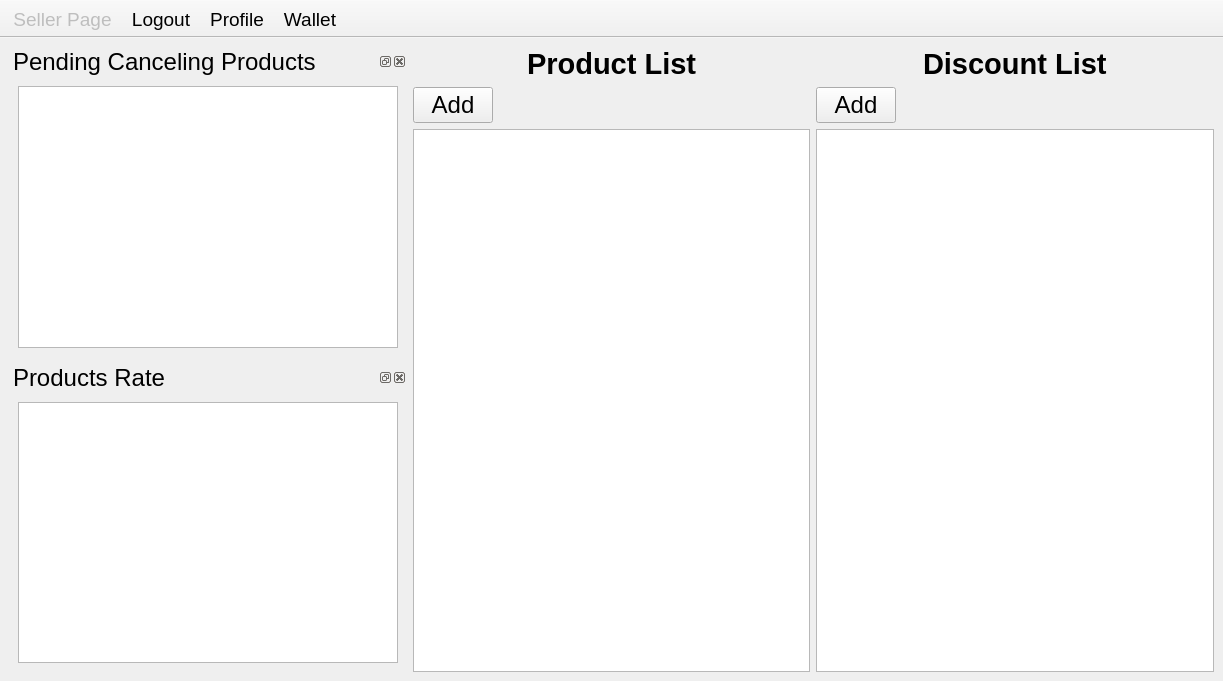
<?xml version="1.0" encoding="UTF-8"?>
<ui version="4.0">
 <class>Seller</class>
 <widget class="QMainWindow" name="Seller">
  <property name="geometry">
   <rect>
    <x>0</x>
    <y>0</y>
    <width>1223</width>
    <height>681</height>
   </rect>
  </property>
  <property name="windowTitle">
   <string>MainWindow</string>
  </property>
  <widget class="QWidget" name="centralwidget">
   <layout class="QHBoxLayout" name="horizontalLayout_7">
    <item>
     <layout class="QVBoxLayout" name="verticalLayout_4">
      <item>
       <widget class="QDockWidget" name="dockWidget_2">
        <property name="minimumSize">
         <size>
          <width>249</width>
          <height>297</height>
         </size>
        </property>
        <property name="font">
         <font>
          <pointsize>18</pointsize>
         </font>
        </property>
        <property name="windowTitle">
         <string>Pending Canceling Products</string>
        </property>
        <widget class="QWidget" name="pending_canceling_products_contents">
         <layout class="QVBoxLayout" name="verticalLayout_3">
          <item>
           <widget class="QTableView" name="cancel_tableView">
            <property name="sizeAdjustPolicy">
             <enum>QAbstractScrollArea::AdjustToContents</enum>
            </property>
           </widget>
          </item>
         </layout>
        </widget>
       </widget>
      </item>
      <item>
       <widget class="QDockWidget" name="dockWidget_4">
        <property name="minimumSize">
         <size>
          <width>227</width>
          <height>145</height>
         </size>
        </property>
        <property name="font">
         <font>
          <pointsize>18</pointsize>
         </font>
        </property>
        <property name="windowTitle">
         <string>Products Rate</string>
        </property>
        <widget class="QWidget" name="average_sellers_rate_contents">
         <layout class="QVBoxLayout" name="verticalLayout_5">
          <item>
           <widget class="QTableView" name="rate_tableView">
            <property name="sizeAdjustPolicy">
             <enum>QAbstractScrollArea::AdjustToContents</enum>
            </property>
           </widget>
          </item>
         </layout>
        </widget>
       </widget>
      </item>
     </layout>
    </item>
    <item>
     <layout class="QVBoxLayout" name="verticalLayout">
      <item>
       <layout class="QHBoxLayout" name="horizontalLayout_6">
        <property name="spacing">
         <number>0</number>
        </property>
        <item>
         <spacer name="horizontalSpacer_8">
          <property name="orientation">
           <enum>Qt::Horizontal</enum>
          </property>
          <property name="sizeHint" stdset="0">
           <size>
            <width>40</width>
            <height>20</height>
           </size>
          </property>
         </spacer>
        </item>
        <item>
         <widget class="QLabel" name="label_7">
          <property name="maximumSize">
           <size>
            <width>50</width>
            <height>50</height>
           </size>
          </property>
          <property name="text">
           <string/>
          </property>
          <property name="pixmap">
           <pixmap resource="qdarkstyle/style.qrc">:/images/product.png</pixmap>
          </property>
          <property name="scaledContents">
           <bool>true</bool>
          </property>
         </widget>
        </item>
        <item>
         <widget class="QLabel" name="label_3">
          <property name="font">
           <font>
            <pointsize>22</pointsize>
            <weight>75</weight>
            <bold>true</bold>
           </font>
          </property>
          <property name="text">
           <string>Product List</string>
          </property>
         </widget>
        </item>
        <item>
         <widget class="QLabel" name="label_8">
          <property name="maximumSize">
           <size>
            <width>50</width>
            <height>50</height>
           </size>
          </property>
          <property name="text">
           <string/>
          </property>
          <property name="pixmap">
           <pixmap resource="qdarkstyle/style.qrc">:/images/product.png</pixmap>
          </property>
          <property name="scaledContents">
           <bool>true</bool>
          </property>
         </widget>
        </item>
        <item>
         <spacer name="horizontalSpacer_9">
          <property name="orientation">
           <enum>Qt::Horizontal</enum>
          </property>
          <property name="sizeHint" stdset="0">
           <size>
            <width>40</width>
            <height>20</height>
           </size>
          </property>
         </spacer>
        </item>
       </layout>
      </item>
      <item>
       <layout class="QHBoxLayout" name="horizontalLayout_5">
        <item>
         <widget class="QPushButton" name="pushButton_5">
          <property name="font">
           <font>
            <pointsize>18</pointsize>
           </font>
          </property>
          <property name="text">
           <string>Add</string>
          </property>
          <property name="icon">
           <iconset resource="qdarkstyle/style.qrc">
            <normaloff>:/images/add.png</normaloff>:/images/add.png</iconset>
          </property>
          <property name="iconSize">
           <size>
            <width>50</width>
            <height>30</height>
           </size>
          </property>
         </widget>
        </item>
        <item>
         <spacer name="horizontalSpacer_7">
          <property name="orientation">
           <enum>Qt::Horizontal</enum>
          </property>
          <property name="sizeHint" stdset="0">
           <size>
            <width>40</width>
            <height>20</height>
           </size>
          </property>
         </spacer>
        </item>
       </layout>
      </item>
      <item>
       <widget class="QTableView" name="product_tableView">
        <property name="sizeAdjustPolicy">
         <enum>QAbstractScrollArea::AdjustToContents</enum>
        </property>
       </widget>
      </item>
     </layout>
    </item>
    <item>
     <layout class="QVBoxLayout" name="verticalLayout_2">
      <item>
       <layout class="QHBoxLayout" name="horizontalLayout_8">
        <property name="spacing">
         <number>0</number>
        </property>
        <item>
         <spacer name="horizontalSpacer_12">
          <property name="orientation">
           <enum>Qt::Horizontal</enum>
          </property>
          <property name="sizeHint" stdset="0">
           <size>
            <width>40</width>
            <height>20</height>
           </size>
          </property>
         </spacer>
        </item>
        <item>
         <widget class="QLabel" name="label_4">
          <property name="maximumSize">
           <size>
            <width>50</width>
            <height>50</height>
           </size>
          </property>
          <property name="text">
           <string/>
          </property>
          <property name="pixmap">
           <pixmap resource="qdarkstyle/style.qrc">:/images/discount.png</pixmap>
          </property>
          <property name="scaledContents">
           <bool>true</bool>
          </property>
         </widget>
        </item>
        <item>
         <widget class="QLabel" name="label_5">
          <property name="font">
           <font>
            <pointsize>22</pointsize>
            <weight>75</weight>
            <bold>true</bold>
           </font>
          </property>
          <property name="text">
           <string>Discount List</string>
          </property>
         </widget>
        </item>
        <item>
         <widget class="QLabel" name="label_6">
          <property name="maximumSize">
           <size>
            <width>50</width>
            <height>50</height>
           </size>
          </property>
          <property name="text">
           <string/>
          </property>
          <property name="pixmap">
           <pixmap resource="qdarkstyle/style.qrc">:/images/discount.png</pixmap>
          </property>
          <property name="scaledContents">
           <bool>true</bool>
          </property>
         </widget>
        </item>
        <item>
         <spacer name="horizontalSpacer_13">
          <property name="orientation">
           <enum>Qt::Horizontal</enum>
          </property>
          <property name="sizeHint" stdset="0">
           <size>
            <width>40</width>
            <height>20</height>
           </size>
          </property>
         </spacer>
        </item>
       </layout>
      </item>
      <item>
       <layout class="QHBoxLayout" name="horizontalLayout_9">
        <item>
         <widget class="QPushButton" name="pushButton_6">
          <property name="font">
           <font>
            <pointsize>18</pointsize>
           </font>
          </property>
          <property name="text">
           <string>Add</string>
          </property>
          <property name="icon">
           <iconset resource="qdarkstyle/style.qrc">
            <normaloff>:/images/add.png</normaloff>:/images/add.png</iconset>
          </property>
          <property name="iconSize">
           <size>
            <width>50</width>
            <height>30</height>
           </size>
          </property>
         </widget>
        </item>
        <item>
         <spacer name="horizontalSpacer_14">
          <property name="orientation">
           <enum>Qt::Horizontal</enum>
          </property>
          <property name="sizeHint" stdset="0">
           <size>
            <width>40</width>
            <height>20</height>
           </size>
          </property>
         </spacer>
        </item>
       </layout>
      </item>
      <item>
       <widget class="QTableView" name="discount_tableView">
        <property name="sizeAdjustPolicy">
         <enum>QAbstractScrollArea::AdjustToContents</enum>
        </property>
       </widget>
      </item>
     </layout>
    </item>
   </layout>
  </widget>
  <widget class="QToolBar" name="toolBar">
   <property name="minimumSize">
    <size>
     <width>0</width>
     <height>0</height>
    </size>
   </property>
   <property name="font">
    <font>
     <pointsize>16</pointsize>
    </font>
   </property>
   <property name="windowTitle">
    <string>toolBar</string>
   </property>
   <property name="movable">
    <bool>false</bool>
   </property>
   <property name="iconSize">
    <size>
     <width>50</width>
     <height>50</height>
    </size>
   </property>
   <property name="toolButtonStyle">
    <enum>Qt::ToolButtonTextBesideIcon</enum>
   </property>
   <property name="floatable">
    <bool>false</bool>
   </property>
   <attribute name="toolBarArea">
    <enum>TopToolBarArea</enum>
   </attribute>
   <attribute name="toolBarBreak">
    <bool>false</bool>
   </attribute>
   <addaction name="actionSellerPage"/>
   <addaction name="actionLogout"/>
   <addaction name="actionProfile"/>
   <addaction name="actionWallet"/>
  </widget>
  <action name="actionProfile">
   <property name="icon">
    <iconset resource="qdarkstyle/style.qrc">
     <normaloff>:/images/profile.png</normaloff>:/images/profile.png</iconset>
   </property>
   <property name="text">
    <string>Profile</string>
   </property>
   <property name="font">
    <font>
     <pointsize>14</pointsize>
    </font>
   </property>
  </action>
  <action name="actionWallet">
   <property name="icon">
    <iconset resource="qdarkstyle/style.qrc">
     <normaloff>:/images/wallet.png</normaloff>:/images/wallet.png</iconset>
   </property>
   <property name="text">
    <string>Wallet</string>
   </property>
   <property name="toolTip">
    <string>wallet</string>
   </property>
   <property name="font">
    <font>
     <pointsize>14</pointsize>
    </font>
   </property>
  </action>
  <action name="actionLogout">
   <property name="enabled">
    <bool>true</bool>
   </property>
   <property name="icon">
    <iconset resource="qdarkstyle/style.qrc">
     <normaloff>:/images/logout.png</normaloff>:/images/logout.png</iconset>
   </property>
   <property name="text">
    <string>Logout</string>
   </property>
   <property name="font">
    <font>
     <pointsize>14</pointsize>
    </font>
   </property>
  </action>
  <action name="actionSellerPage">
   <property name="enabled">
    <bool>false</bool>
   </property>
   <property name="text">
    <string>Seller Page</string>
   </property>
   <property name="toolTip">
    <string>Seller Page</string>
   </property>
   <property name="font">
    <font>
     <pointsize>14</pointsize>
    </font>
   </property>
  </action>
 </widget>
 <resources>
  <include location="qdarkstyle/style.qrc"/>
 </resources>
 <connections/>
</ui>
